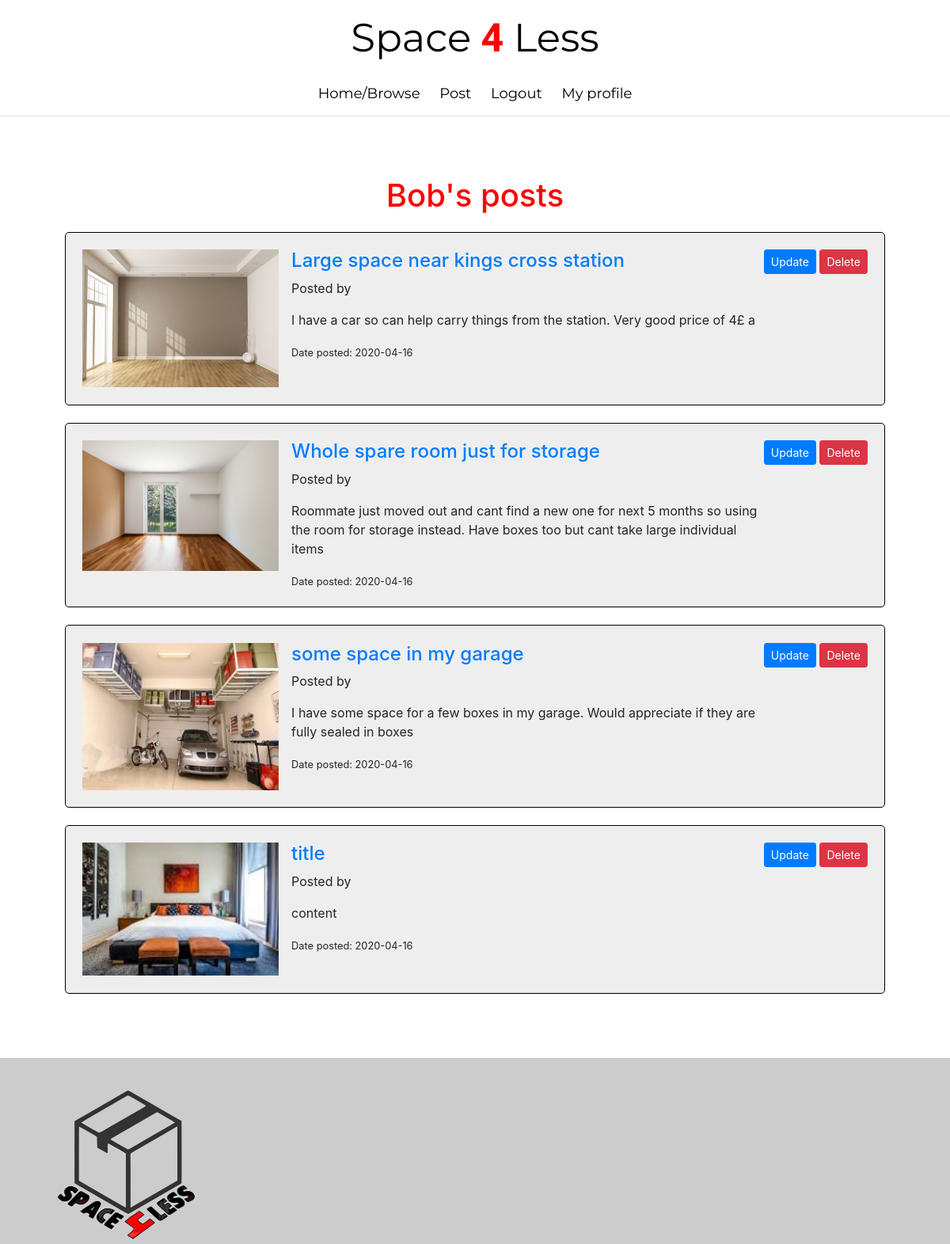
Page /my_posts (signed in, upper part) on the earlier database version.
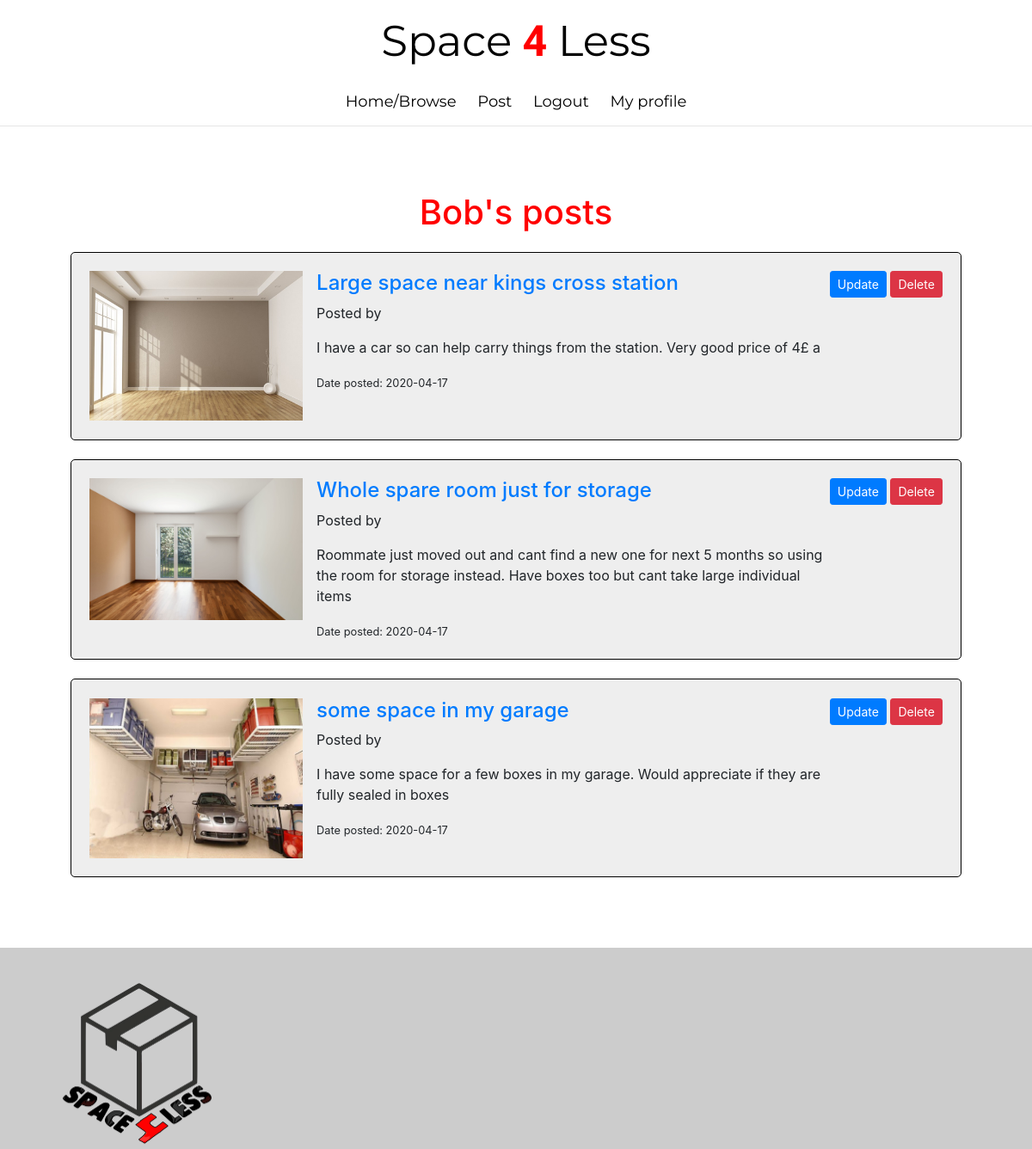
Same page on the later database version.
### app/models.py (models this page shows, shortened)
class User(db.Model, UserMixin):
    __tablename__ = 'user'
    user_id = db.Column(db.Integer, primary_key=True)
    username = db.Column(db.String(250), nullable=False)
    first_name = db.Column(db.String(250), nullable=False)
    last_name = db.Column(db.String(250), nullable=False)
    email = db.Column(db.String(250), nullable=False)
    password = db.Column(db.String(200))
    image_file = db.Column(db.String(20), nullable=False, default='default-profile.png')
    roles = db.Column(db.String(20))
    posts = db.relationship('Post', backref='author', lazy=True)
    bookings = db.relationship('Book')
    comments = db.relationship('Comment')
    reviews = db.relationship('Review')
    def get_id(self):
        return (self.user_id)

class Post(db.Model):
    __tablename__ = 'post'
    post_id = db.Column(db.Integer, primary_key=True)
    title = db.Column(db.String(30), nullable=False)
    date_posted = db.Column(db.DateTime, nullable=False, default=datetime.utcnow)
    image = db.Column(db.String(30), nullable=False)  # , default='default.png')
    location = db.Column(db.String(50), nullable=False)
    space_size = db.Column(db.String(15), nullable=False)
    content = db.Column(db.String(30), nullable=False)
    user_id = db.Column(db.Integer, ForeignKey('user.user_id'), nullable=False)
    bookings = db.relationship('Book')
    comments = db.relationship('Comment')

### app/user/routes.py (the view)
@bp_user.route('/my_posts')
@login_required
@role_required('property_owner')
def my_posts():
    userid = current_user.get_id()
    post_ids = Post.query.with_entities(Post.post_id).filter_by(user_id=userid).all()
    my_posts = []
    for post_id in post_ids:
        post_object = Post.query.get_or_404(post_id)
        my_posts.append(post_object)
    return render_template('my_posts.html', title='My Posts', posts=my_posts)

### app/main/routes.py (called while the page is built)
def role_required(required_role):
    def role_decorator(func):  # this is the decorator we are writing. The function we want to
        @functools.wraps(func)  # preserve information about the original function
        def function_wrapper(*args,
                             **kwargs):  # since the decorator needs to take argument 'role', we add the
            if current_user.roles == required_role:  # if the user has the role required to access the page, we run
                res = func(*args, **kwargs)
                return res  # we need to return the arguments aswell as the function.
            else:  # if the user doesnt have the required role, we dont run the
                return render_template('errors/role.html', required_role=required_role)
        return function_wrapper
    return role_decorator

### app/models.py (called while the page is built)
@login.user_loader
def load_user(user_id):
    return User.query.get(int(user_id))

### app/templates/my_posts.html
{% extends 'layout.html' %}
{% block content %}
    <h1>{{ current_user.username }}'s posts</h1>
    {% for post in posts %}
        <div class="post">
            <div class="media content-section">
                <img class="mr-3 article-image post_image"
                     src="{{ url_for('static', filename='post_pictures/' + post.image, width=50, height =50) }}">
                <div class="media-body">
                    <h4 class="media-heading"><a
                            href="{{ url_for('posts.single_post', post_id=post.post_id) }}">{{ post.title }}</a></h4>
                    <p>Posted by <a href="#">{{ post.username }}</a></p>
                    <p>{{ post.content }}</p>
                    <small> Date posted: {{ post.date_posted.strftime('%Y-%m-%d') }}</small>
                </div>
                <div>
                    <a class="btn btn-sm btn-primary" href="{{ url_for('posts.update_post', postid = post.post_id) }}">Update</a>
                    <a class="btn btn-sm btn-danger" href="#">Delete</a>
                </div>
            </div>
        </div>
    {% endfor %}
{% endblock %}

### app/templates/layout.html (shortened to what this page needs)
<!DOCTYPE html>
<html lang="en">
<head>
    <link rel="stylesheet" type="text/css" href="{{ url_for('static', filename='design.css') }}">
    <link rel="stylesheet" href=" https://maxcdn.bootstrapcdn.com/font-awesome/4.2.0/css/font-awesome.min.css">
    <link rel="stylesheet" href="https://stackpath.bootstrapcdn.com/bootstrap/4.4.1/css/bootstrap.min.css"
>
    <link rel="stylesheet" href="https://cdnjs.cloudflare.com/ajax/libs/font-awesome/4.7.0/css/font-awesome.min.css">
</head>
<body>
<header>
    <nav class="nav">
        <div class="nav-header">
            <div class="nav-title">
                Space<span
                    style='color: red; font-family: "Mr Dafoe"; font-size: 50px; font-style: normal; font-variant: normal; font-weight: 700; line-height: 26.4px; '> 4 </span>
                Less
            </div>
        </div>
        <div class="nav-links">
            <a href="{{ url_for('main.home_page') }}"> Home/Browse</a>
            {% if current_user.is_authenticated %}
                {% if current_user.roles == 'property_owner' %}
                    <a href="{{ url_for('posts.post') }}" target="_blank"> Post </a>
                {% endif %}
                <a href="{{ url_for('auth.logout') }}">Logout</a>
                <a href="{{ url_for('user.profile') }}">My profile</a>
            {% else %}
                <a href="{{ url_for('auth.signup') }}">Signup</a>
                <a href="{{ url_for('auth.login') }}">Login </a>
                <a href="{{ url_for('main.about_me') }}">About Us </a>
            {% endif %}
        </div>
    </nav>
</header>
<hr>
<div class="main-body">
    {% block content %}{% endblock content %}
</div>
<footer class="footer-distributed">
    <div class="footer-left">
        <span><img class="logo" src="../static/logo-footer.png" alt=" "></span>
    </div>
</footer>
</body>
</html>

### app/static/design.css (style rules this page uses)
.logo { width: 25%; }
.main-body { padding: 5%; }
.post { border: 1px solid black; border-radius: 5px; background-color: #eeeeee; padding: 2%; margin: 2% }
.post_image { width:25% }
h1 { text-align: center; color:red; }
* { box-sizing: border-box; }
.nav { justify-content: space-between; height: 50px; width: 100%; background-color: transparent; opacity: 1; }
.nav { display: inline-block !important; margin: auto; text-align: center; }
.nav > .nav-header > .nav-title { font-size: 50px; font-family: Montserrat, sans-serif; color: black; padding: 10px 10px 10px 10px; }
.nav > .nav-links { display: inline; font-family: Montserrat, sans-serif; color: black; font-size: 18px; }
.nav > .nav-links > a { display: inline-block; padding: 10px 10px 20px 10px; text-decoration: none; color: black; }
.footer-distributed { background: #cccccc; box-shadow: 0 1px 1px 0 rgba(0, 0, 0, 0.12); box-sizing: border-box; width: 100%; font: bold 16px sans-serif; text-align: left; padding: 35px 60px 40px; overflow: hidden; }
.footer-distributed .footer-left { float: left; }

Differences in the rows shown:
removed Post: image (picture), title "title", content "content", date_posted "2020-04-16"
changed Post "Large space near kings cross station": date_posted "2020-04-16" → "2020-04-17"
changed Post "Whole spare room just for storage": date_posted "2020-04-16" → "2020-04-17"
changed Post "some space in my garage": date_posted "2020-04-16" → "2020-04-17"
